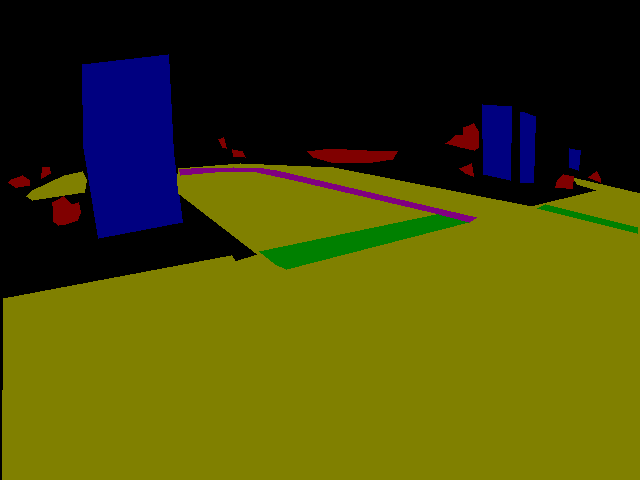
#> input picture datalabeling/example1/label.png, 640 x 480 px
$ python transfer_to_cityscape.py
#> lines starting #> are read from the running program, lines starting #| are printed output that depends on the picture
import numpy as np
import cv2
import PIL.Image
label_png = 'label.png'
lbl = np.asarray(PIL.Image.open(label_png))
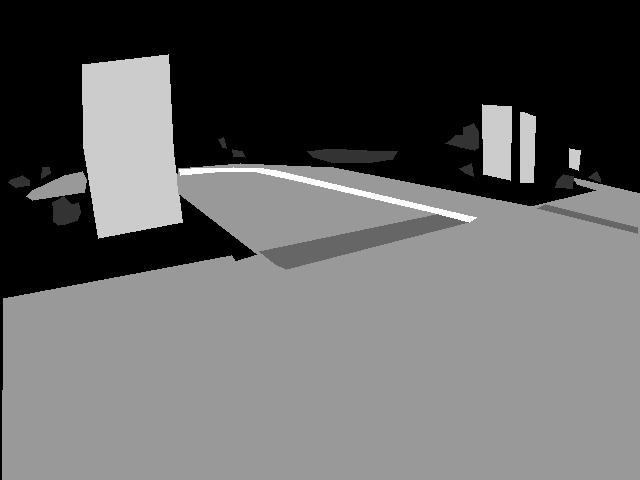
#> lbl: shape (480, 640); min 0, max 5, mean 1.92; drawn with min black and max white
cv2.imwrite('cityscape_label.png',lbl)
